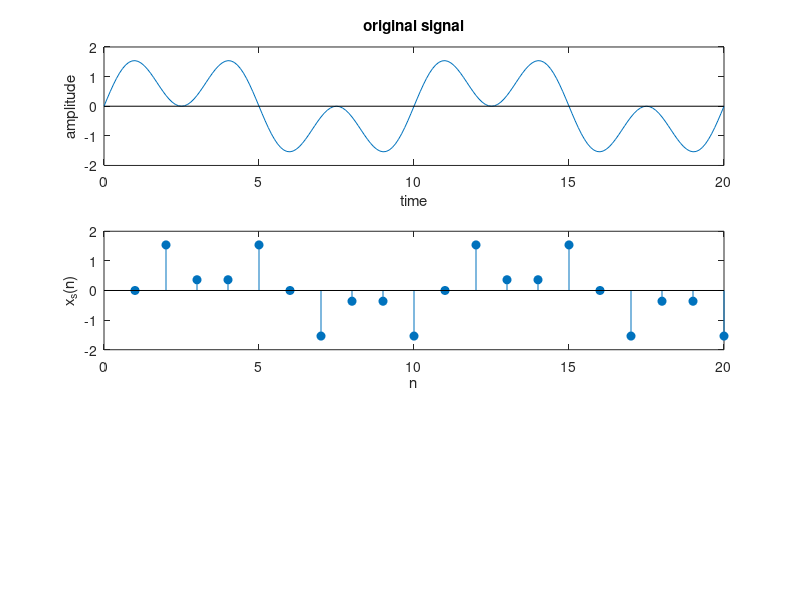
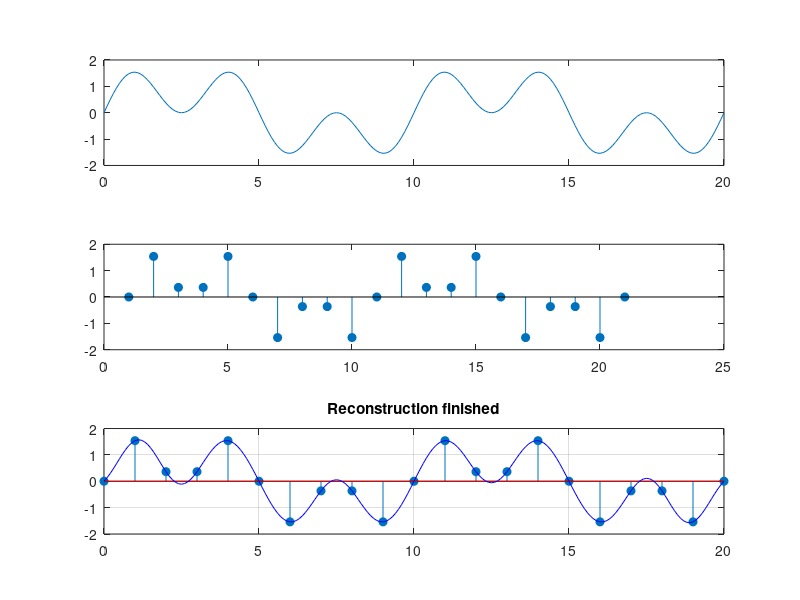

The MATLAB script that drew these images, in order:
clear all;
t=0:0.1:20;
f1=0.1; %input('frequency of msg signal:=');
f2=0.3;

x=sin(2*pi*f1*t)+sin(2*pi*f2*t);

figure(1);
subplot(3,1,1);
plot(t,x);
hold on;
plot([0 20],[0 0],'black');
hold off;

title('original signal');
xlabel('time');
ylabel('amplitude');

subplot(3,1,2);
x_samples = x(1:10:201);
stem(x_samples,'filled');
xlabel('n');
ylabel('x_s(n)');
axis([0 20 -2 2]);

figure(2);
subplot(3,1,1);
plot(t,x);
x_recon=0;
subplot(3,1,2);
stem(x_samples,'filled');
subplot(3,1,3);
for k=0:length(x_samples)-1
    stem(0:length(x_samples)-1,x_samples,'filled');
    if k==length(x_samples)-1
        title('Reconstruction finished');
    else
        title('Sample by sample reconstruction');
    end
    grid on;
    l=k:-0.1:-20+k;
    x_recon=x_recon+(x_samples(k+1)*sinc(l));
    axis([0 20 -2 2]);
    hold on;
    plot(t,x_samples(k+1)*sinc(l),'r');
    plot(t,x_recon,'b');
    hold off;
    waitforbuttonpress;
end
